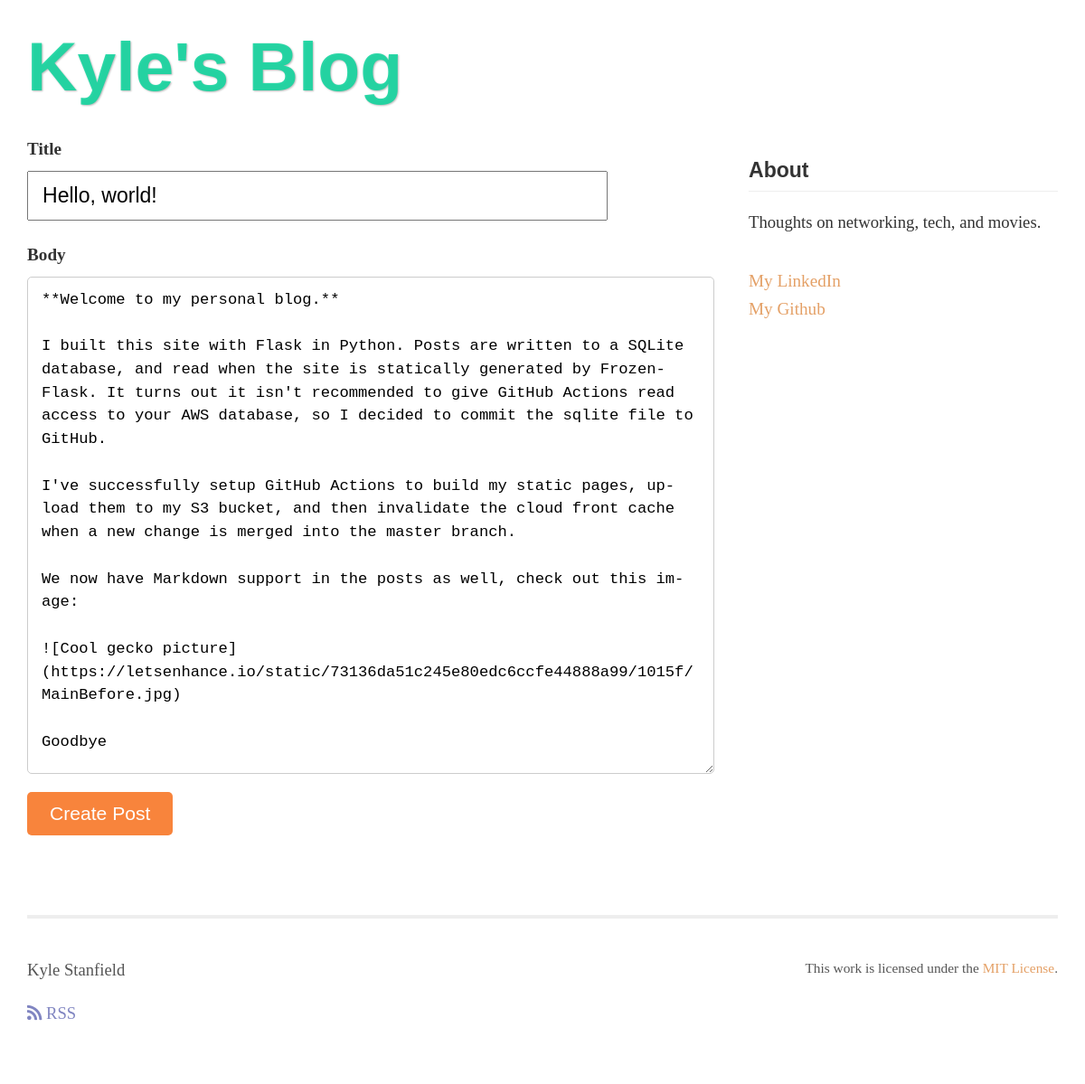
/1/update/ (signed in), run on the app's committed database.
### src/models.py (models this page shows)
class Post(Base):
    __tablename__ = 'post'
    id = Column(Integer, primary_key=True)
    author_id = Column(Integer, ForeignKey('user.id'), nullable=False)
    title = Column(String(100), nullable=False)
    body = Column(Text, nullable=False)
    created_at = Column(DateTime, default=datetime.now(timezone.utc))
    author = relationship('User', back_populates='posts')

### src/blog.py (the view, shortened to what this page needs)
@bp.route('/<int:id>/update/', methods=('GET', 'POST'))
@login_required
def update(id):
    post = get_post(id)
    db_session = current_app.extensions['db_manager'].get_database_session()
    return render_template('blog/update.html', post=post)

### src/auth.py (called while the page is built)
@bp.before_app_request
def load_logged_in_user():
    user_id = session.get('user_id')
    if user_id is None:
        print("User not logged in")
        g.user = None
    else:
        db_session = current_app.extensions['db_manager'].get_database_session()
        g.user = db_session.query(User).filter_by(id=user_id).first()

def login_required(view):
    @functools.wraps(view)
    def wrapped_view(**kwargs):
        print("Running login required decorator")
        if g.user is None:
            print('No user!')
            return redirect(url_for('auth.login'))
        return view(**kwargs)
    return wrapped_view

### src/blog.py (called while the page is built)
def get_post(id, check_author=True):
    db_session = current_app.extensions['db_manager'].get_database_session()
    post = db_session.query(Post).options(joinedload(Post.author)).filter(Post.id == id).first()
    if post is None:
        abort(404, f"Post id {id} doesn't exist.")
    if check_author and post.author_id != g.user.id:
        abort(403) # Forbidden
    return post

### src/sql_alchemy_db.py (called while the page is built)
    def get_database_session(self):
        if 'db_session_instance' not in g:
            g.db_session_instance = self.current_scoped_session
        return g.db_session_instance

    def close_database_session(self, e=None):
        db_session_to_close = g.pop('db_session_instance', None)
        if db_session_to_close is not None:
            db_session_to_close.close()
        self.current_scoped_session.remove()

### templates/blog/update.html (shortened to what this page needs)
{% extends 'base.html' %}
{% block content %}
    {% if g.user %}
        <div id="create-post-form-container" class="form-container">
            <form method="post">
                <label for="title">Title</label>
                <input name="title" id="title" value="{{post.title}}" required>
                <label for="body">Body</label>
                <textarea name="body" id="body" required>{{ post.body }}</textarea>
                <input type="submit" value="Create Post">
            </form>
        </div>
    {% else %}
        <p>You must be logged in to create a post.</p>
    {% endif %}
{% endblock %}

### static/style.css (style rules this page uses)
* { margin: 0; padding: 0; }
html { height: 100%; }
body { display: flex; flex-direction: column; min-height: 100vh; margin: 0; padding: 0; background-color: white; font: 1.2em georgia, "times new roman", serif; text-align: left; hyphens: auto; color: #333; text-indent: 0; }
form label { display: block; margin-bottom: 8px; font-weight: bold; color: #333; }
form input[type="text"], form input[type="email"], form input[type="password"], form textarea { display: block; width: 100%; height: 75%; padding: 10px 12px; margin-bottom: 20px; border: 1px solid #ccc; border-radius: 5px; box-sizing: border-box; font-size: 1em; line-height: 1.5; outline: none; }
form input[type="submit"] { background-color: #f8843c; color: white; padding: 12px 25px; border: none; border-radius: 5px; cursor: pointer; font-size: 1.1em; transition: background-color 0.2s ease; margin-top: 10px; display: block; }
#create-post-form-container input[name="title"] { font-size: 1.2em; padding: 12px 15px; width: 80%; margin-bottom: 1em; }
#create-post-form-container textarea[name="body"] { min-height: 550px; max-height: 1200px; font-size: 1.1em; padding: 12px 15px; resize: vertical; }

### data on the page
Post: title "Hello, world!", body "**Welcome to my personal blog.** I built this site with Flask in Python. Posts are written to a SQLite database, and read when the site is statically generated by Frozen-Flask. It turns out it isn't recommended to give GitHub Actions read access to your AWS database, so I decided to commit the sqlite file to GitHub. I've successfully setup GitHub Actions to build my static pages, upload them to my S3 bucket, and then invalidate the cloud front cache when a new change is merged into the master branch. We now have Markdown support in the posts as well, check out this image: ![Cool gecko picture](https://letsenhance.io/static/73136da51c245e80edc6ccfe44888a99/1015f/MainBefore.jpg) Goodbye"
